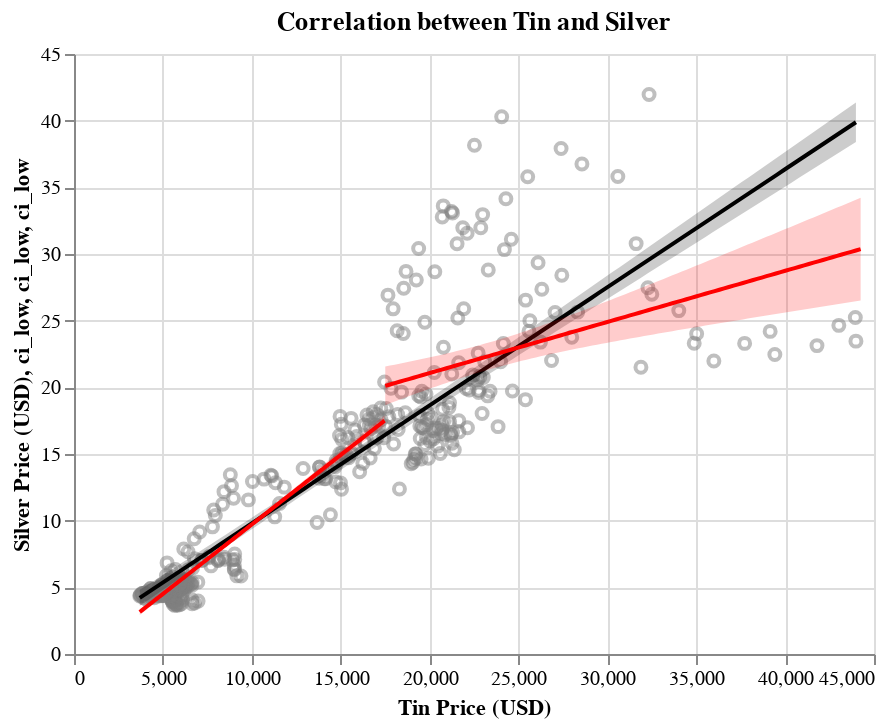

Notebook cell for this chart:
### Markdown cell above
**Gold**

Silver has an interesting price relationship to gold. There are two lines plotted: a standard linear regression (black) and a split regression with bifurcated data when gold exceeds $1300. The split relationship brings out an interesting point in this relationship. There is a very narrow confidence interval up to a gold price of $1300. However, once the threshold is surpassed, the confidence interval widens significantly, and the slope levels off somewhat. This phenomenon is worth further investigation before modeling an accurate prediction from this relationship.

### Code cell
tin_comp_chart

### Figure 1 — Vega-Lite specification as saved in the notebook (floating-point values rounded to 4 significant figures; data arrays with more than 128 entries replaced by an {"elided": "..."} marker saying what was removed)
{"config": {"view": {"continuousWidth": 400, "continuousHeight": 300}}, "layer": [{"data": {"name": "data-5d1709821319b92b673c1c47bb774670"}, "mark": {"type": "point", "color": "grey", "opacity": 0.5}, "encoding": {"x": {"field": "Tin", "scale": {"zero": false}, "title": "Tin Price (USD)", "type": "quantitative"}, "y": {"field": "Silver", "scale": {"zero": false}, "title": "Silver Price (USD)", "type": "quantitative"}}, "title": "Correlation between Tin and Silver"}, {"layer": [{"mark": {"type": "errorband", "color": "black", "opacity": 0.2}, "encoding": {"x": {"field": "Tin", "type": "quantitative"}, "y": {"field": "ci_low", "type": "quantitative"}, "y2": {"field": "ci_high"}}}, {"mark": {"type": "line", "color": "black"}, "encoding": {"x": {"field": "Tin", "type": "quantitative"}, "y": {"field": "Silver", "type": "quantitative"}}}], "data": {"name": "data-d495618421ce0bf7b2c4b576a4f31580"}}, {"layer": [{"mark": {"type": "errorband", "color": "red", "opacity": 0.2}, "encoding": {"x": {"field": "Tin", "type": "quantitative"}, "y": {"field": "ci_low", "type": "quantitative"}, "y2": {"field": "ci_high"}}}, {"mark": {"type": "line", "color": "red"}, "encoding": {"x": {"field": "Tin", "type": "quantitative"}, "y": {"field": "Silver", "type": "quantitative"}}}], "data": {"name": "data-cc9a2c389249e10809fec6ae40ced095"}}, {"layer": [{"mark": {"type": "errorband", "color": "red", "opacity": 0.2}, "encoding": {"x": {"field": "Tin", "type": "quantitative"}, "y": {"field": "ci_low", "type": "quantitative"}, "y2": {"field": "ci_high"}}}, {"mark": {"type": "line", "color": "red"}, "encoding": {"x": {"field": "Tin", "type": "quantitative"}, "y": {"field": "Silver", "type": "quantitative"}}}], "data": {"name": "data-9c1c310ea7539ecc3479f4dda8dff435"}}], "$schema": "https://vega.github.io/schema/vega-lite/v4.17.0.json", "datasets": {"data-5d1709821319b92b673c1c47bb774670": {"elided": "401 records"}, "data-d495618421ce0bf7b2c4b576a4f31580": [{"Tin": 3698.0, "Silver": 4.211, "ci_low": 3.61, "ci_high": 4.811}, {"Tin": 4101.0, "Silver": 4.568, "ci_low": 3.981, "ci_high": 5.154}, {"Tin": 4504.0, "Silver": 4.924, "ci_low": 4.351, "ci_high": 5.497}, {"Tin": 4907.0, "Silver": 5.281, "ci_low": 4.721, "ci_high": 5.841}, {"Tin": 5310.0, "Silver": 5.638, "ci_low": 5.09, "ci_high": 6.185}, {"Tin": 5713.0, "Silver": 5.994, "ci_low": 5.46, "ci_high": 6.529}, {"Tin": 6115.0, "Silver": 6.351, "ci_low": 5.828, "ci_high": 6.874}, {"Tin": 6518.0, "Silver": 6.708, "ci_low": 6.197, "ci_high": 7.219}, {"Tin": 6921.0, "Silver": 7.065, "ci_low": 6.565, "ci_high": 7.564}, {"Tin": 7324.0, "Silver": 7.421, "ci_low": 6.932, "ci_high": 7.91}, {"Tin": 7727.0, "Silver": 7.778, "ci_low": 7.299, "ci_high": 8.257}, {"Tin": 8130.0, "Silver": 8.135, "ci_low": 7.666, "ci_high": 8.603}, {"Tin": 8533.0, "Silver": 8.491, "ci_low": 8.032, "ci_high": 8.951}, {"Tin": 8935.0, "Silver": 8.848, "ci_low": 8.397, "ci_high": 9.299}, {"Tin": 9338.0, "Silver": 9.205, "ci_low": 8.762, "ci_high": 9.648}, {"Tin": 9741.0, "Silver": 9.562, "ci_low": 9.126, "ci_high": 9.997}, {"Tin": 10140.0, "Silver": 9.918, "ci_low": 9.49, "ci_high": 10.35}, {"Tin": 10550.0, "Silver": 10.28, "ci_low": 9.852, "ci_high": 10.7}, {"Tin": 10950.0, "Silver": 10.63, "ci_low": 10.21, "ci_high": 11.05}, {"Tin": 11350.0, "Silver": 10.99, "ci_low": 10.58, "ci_high": 11.4}, {"Tin": 11760.0, "Silver": 11.35, "ci_low": 10.94, "ci_high": 11.75}, {"Tin": 12160.0, "Silver": 11.7, "ci_low": 11.3, "ci_high": 12.11}, {"Tin": 12560.0, "Silver": 12.06, "ci_low": 11.65, "ci_high": 12.46}, {"Tin": 12960.0, "Silver": 12.42, "ci_low": 12.01, "ci_high": 12.82}, {"Tin": 13370.0, "Silver": 12.77, "ci_low": 12.37, "ci_high": 13.18}, {"Tin": 13770.0, "Silver": 13.13, "ci_low": 12.72, "ci_high": 13.53}, {"Tin": 14170.0, "Silver": 13.49, "ci_low": 13.08, "ci_high": 13.89}, {"Tin": 14580.0, "Silver": 13.84, "ci_low": 13.43, "ci_high": 14.25}, {"Tin": 14980.0, "Silver": 14.2, "ci_low": 13.79, "ci_high": 14.61}, {"Tin": 15380.0, "Silver": 14.56, "ci_low": 14.14, "ci_high": 14.97}, {"Tin": 15780.0, "Silver": 14.91, "ci_low": 14.49, "ci_high": 15.33}, {"Tin": 16190.0, "Silver": 15.27, "ci_low": 14.84, "ci_high": 15.69}, {"Tin": 16590.0, "Silver": 15.63, "ci_low": 15.19, "ci_high": 16.06}, {"Tin": 16990.0, "Silver": 15.98, "ci_low": 15.54, "ci_high": 16.42}, {"Tin": 17400.0, "Silver": 16.34, "ci_low": 15.89, "ci_high": 16.79}, {"Tin": 17800.0, "Silver": 16.7, "ci_low": 16.24, "ci_high": 17.15}, {"Tin": 18200.0, "Silver": 17.05, "ci_low": 16.59, "ci_high": 17.52}, {"Tin": 18600.0, "Silver": 17.41, "ci_low": 16.94, "ci_high": 17.88}, {"Tin": 19010.0, "Silver": 17.77, "ci_low": 17.28, "ci_high": 18.25}, {"Tin": 19410.0, "Silver": 18.12, "ci_low": 17.63, "ci_high": 18.62}, {"Tin": 19810.0, "Silver": 18.48, "ci_low": 17.98, "ci_high": 18.98}, {"Tin": 20220.0, "Silver": 18.84, "ci_low": 18.32, "ci_high": 19.35}, {"Tin": 20620.0, "Silver": 19.19, "ci_low": 18.67, "ci_high": 19.72}, {"Tin": 21020.0, "Silver": 19.55, "ci_low": 19.01, "ci_high": 20.09}, {"Tin": 21420.0, "Silver": 19.91, "ci_low": 19.35, "ci_high": 20.46}, {"Tin": 21830.0, "Silver": 20.26, "ci_low": 19.7, "ci_high": 20.83}, {"Tin": 22230.0, "Silver": 20.62, "ci_low": 20.04, "ci_high": 21.2}, {"Tin": 22630.0, "Silver": 20.98, "ci_low": 20.38, "ci_high": 21.57}, {"Tin": 23040.0, "Silver": 21.33, "ci_low": 20.73, "ci_high": 21.94}, {"Tin": 23440.0, "Silver": 21.69, "ci_low": 21.07, "ci_high": 22.31}, {"Tin": 23840.0, "Silver": 22.05, "ci_low": 21.41, "ci_high": 22.68}, {"Tin": 24240.0, "Silver": 22.4, "ci_low": 21.75, "ci_high": 23.05}, {"Tin": 24650.0, "Silver": 22.76, "ci_low": 22.1, "ci_high": 23.42}, {"Tin": 25050.0, "Silver": 23.12, "ci_low": 22.44, "ci_high": 23.8}, {"Tin": 25450.0, "Silver": 23.47, "ci_low": 22.78, "ci_high": 24.17}, {"Tin": 25860.0, "Silver": 23.83, "ci_low": 23.12, "ci_high": 24.54}, {"Tin": 26260.0, "Silver": 24.19, "ci_low": 23.46, "ci_high": 24.91}, {"Tin": 26660.0, "Silver": 24.54, "ci_low": 23.8, "ci_high": 25.28}, {"Tin": 27060.0, "Silver": 24.9, "ci_low": 24.14, "ci_high": 25.66}, {"Tin": 27470.0, "Silver": 25.26, "ci_low": 24.48, "ci_high": 26.03}, {"Tin": 27870.0, "Silver": 25.61, "ci_low": 24.83, "ci_high": 26.4}, {"Tin": 28270.0, "Silver": 25.97, "ci_low": 25.17, "ci_high": 26.78}, {"Tin": 28680.0, "Silver": 26.33, "ci_low": 25.51, "ci_high": 27.15}, {"Tin": 29080.0, "Silver": 26.68, "ci_low": 25.85, "ci_high": 27.52}, {"Tin": 29480.0, "Silver": 27.04, "ci_low": 26.19, "ci_high": 27.89}, {"Tin": 29880.0, "Silver": 27.4, "ci_low": 26.53, "ci_high": 28.27}, {"Tin": 30290.0, "Silver": 27.75, "ci_low": 26.87, "ci_high": 28.64}, {"Tin": 30690.0, "Silver": 28.11, "ci_low": 27.21, "ci_high": 29.01}, {"Tin": 31090.0, "Silver": 28.47, "ci_low": 27.55, "ci_high": 29.39}, {"Tin": 31500.0, "Silver": 28.82, "ci_low": 27.89, "ci_high": 29.76}, {"Tin": 31900.0, "Silver": 29.18, "ci_low": 28.23, "ci_high": 30.14}, {"Tin": 32300.0, "Silver": 29.54, "ci_low": 28.57, "ci_high": 30.51}, {"Tin": 32700.0, "Silver": 29.89, "ci_low": 28.91, "ci_high": 30.88}, {"Tin": 33110.0, "Silver": 30.25, "ci_low": 29.25, "ci_high": 31.26}, {"Tin": 33510.0, "Silver": 30.61, "ci_low": 29.59, "ci_high": 31.63}, {"Tin": 33910.0, "Silver": 30.96, "ci_low": 29.93, "ci_high": 32.0}, {"Tin": 34310.0, "Silver": 31.32, "ci_low": 30.26, "ci_high": 32.38}, {"Tin": 34720.0, "Silver": 31.68, "ci_low": 30.6, "ci_high": 32.75}, {"Tin": 35120.0, "Silver": 32.04, "ci_low": 30.94, "ci_high": 33.13}, {"Tin": 35520.0, "Silver": 32.39, "ci_low": 31.28, "ci_high": 33.5}, {"Tin": 35930.0, "Silver": 32.75, "ci_low": 31.62, "ci_high": 33.87}, {"Tin": 36330.0, "Silver": 33.11, "ci_low": 31.96, "ci_high": 34.25}, {"Tin": 36730.0, "Silver": 33.46, "ci_low": 32.3, "ci_high": 34.62}, {"Tin": 37130.0, "Silver": 33.82, "ci_low": 32.64, "ci_high": 35.0}, {"Tin": 37540.0, "Silver": 34.18, "ci_low": 32.98, "ci_high": 35.37}, {"Tin": 37940.0, "Silver": 34.53, "ci_low": 33.32, "ci_high": 35.75}, {"Tin": 38340.0, "Silver": 34.89, "ci_low": 33.66, "ci_high": 36.12}, {"Tin": 38750.0, "Silver": 35.25, "ci_low": 34.0, "ci_high": 36.5}, {"Tin": 39150.0, "Silver": 35.6, "ci_low": 34.33, "ci_high": 36.87}, {"Tin": 39550.0, "Silver": 35.96, "ci_low": 34.67, "ci_high": 37.24}, {"Tin": 39950.0, "Silver": 36.32, "ci_low": 35.01, "ci_high": 37.62}, {"Tin": 40360.0, "Silver": 36.67, "ci_low": 35.35, "ci_high": 37.99}, {"Tin": 40760.0, "Silver": 37.03, "ci_low": 35.69, "ci_high": 38.37}, {"Tin": 41160.0, "Silver": 37.39, "ci_low": 36.03, "ci_high": 38.74}, {"Tin": 41570.0, "Silver": 37.74, "ci_low": 36.37, "ci_high": 39.12}, {"Tin": 41970.0, "Silver": 38.1, "ci_low": 36.71, "ci_high": 39.49}, {"Tin": 42370.0, "Silver": 38.46, "ci_low": 37.05, "ci_high": 39.87}, {"Tin": 42770.0, "Silver": 38.81, "ci_low": 37.38, "ci_high": 40.24}, {"Tin": 43180.0, "Silver": 39.17, "ci_low": 37.72, "ci_high": 40.62}, {"Tin": 43580.0, "Silver": 39.53, "ci_low": 38.06, "ci_high": 40.99}, {"Tin": 43980.0, "Silver": 39.88, "ci_low": 38.4, "ci_high": 41.36}], "data-cc9a2c389249e10809fec6ae40ced095": [{"Tin": 17510.0, "Silver": 20.11, "ci_low": 18.66, "ci_high": 21.56}, {"Tin": 17770.0, "Silver": 20.21, "ci_low": 18.8, "ci_high": 21.63}, {"Tin": 18040.0, "Silver": 20.32, "ci_low": 18.93, "ci_high": 21.7}, {"Tin": 18300.0, "Silver": 20.42, "ci_low": 19.06, "ci_high": 21.77}, {"Tin": 18570.0, "Silver": 20.52, "ci_low": 19.2, "ci_high": 21.84}, {"Tin": 18830.0, "Silver": 20.62, "ci_low": 19.33, "ci_high": 21.91}, {"Tin": 19100.0, "Silver": 20.72, "ci_low": 19.46, "ci_high": 21.99}, {"Tin": 19360.0, "Silver": 20.82, "ci_low": 19.59, "ci_high": 22.06}, {"Tin": 19630.0, "Silver": 20.93, "ci_low": 19.72, "ci_high": 22.14}, {"Tin": 19890.0, "Silver": 21.03, "ci_low": 19.84, "ci_high": 22.21}, {"Tin": 20160.0, "Silver": 21.13, "ci_low": 19.97, "ci_high": 22.29}, {"Tin": 20420.0, "Silver": 21.23, "ci_low": 20.09, "ci_high": 22.37}, {"Tin": 20690.0, "Silver": 21.33, "ci_low": 20.21, "ci_high": 22.45}, {"Tin": 20950.0, "Silver": 21.43, "ci_low": 20.33, "ci_high": 22.53}, {"Tin": 21220.0, "Silver": 21.53, "ci_low": 20.45, "ci_high": 22.62}, {"Tin": 21480.0, "Silver": 21.64, "ci_low": 20.57, "ci_high": 22.7}, {"Tin": 21750.0, "Silver": 21.74, "ci_low": 20.68, "ci_high": 22.79}, {"Tin": 22010.0, "Silver": 21.84, "ci_low": 20.8, "ci_high": 22.88}, {"Tin": 22270.0, "Silver": 21.94, "ci_low": 20.91, "ci_high": 22.97}, {"Tin": 22540.0, "Silver": 22.04, "ci_low": 21.02, "ci_high": 23.07}, {"Tin": 22800.0, "Silver": 22.14, "ci_low": 21.12, "ci_high": 23.16}, {"Tin": 23070.0, "Silver": 22.24, "ci_low": 21.23, "ci_high": 23.26}, {"Tin": 23330.0, "Silver": 22.35, "ci_low": 21.33, "ci_high": 23.36}, {"Tin": 23600.0, "Silver": 22.45, "ci_low": 21.43, "ci_high": 23.46}, {"Tin": 23860.0, "Silver": 22.55, "ci_low": 21.53, "ci_high": 23.57}, {"Tin": 24130.0, "Silver": 22.65, "ci_low": 21.63, "ci_high": 23.67}, {"Tin": 24390.0, "Silver": 22.75, "ci_low": 21.72, "ci_high": 23.78}, {"Tin": 24660.0, "Silver": 22.85, "ci_low": 21.81, "ci_high": 23.89}, {"Tin": 24920.0, "Silver": 22.96, "ci_low": 21.9, "ci_high": 24.01}, {"Tin": 25190.0, "Silver": 23.06, "ci_low": 21.99, "ci_high": 24.12}, {"Tin": 25450.0, "Silver": 23.16, "ci_low": 22.08, "ci_high": 24.24}, {"Tin": 25720.0, "Silver": 23.26, "ci_low": 22.16, "ci_high": 24.36}, {"Tin": 25980.0, "Silver": 23.36, "ci_low": 22.24, "ci_high": 24.48}, {"Tin": 26250.0, "Silver": 23.46, "ci_low": 22.33, "ci_high": 24.6}, {"Tin": 26510.0, "Silver": 23.56, "ci_low": 22.4, "ci_high": 24.72}, {"Tin": 26780.0, "Silver": 23.67, "ci_low": 22.48, "ci_high": 24.85}, {"Tin": 27040.0, "Silver": 23.77, "ci_low": 22.56, "ci_high": 24.98}, {"Tin": 27300.0, "Silver": 23.87, "ci_low": 22.63, "ci_high": 25.1}, {"Tin": 27570.0, "Silver": 23.97, "ci_low": 22.71, "ci_high": 25.23}, {"Tin": 27830.0, "Silver": 24.07, "ci_low": 22.78, "ci_high": 25.36}, {"Tin": 28100.0, "Silver": 24.17, "ci_low": 22.85, "ci_high": 25.49}, {"Tin": 28360.0, "Silver": 24.27, "ci_low": 22.92, "ci_high": 25.62}, {"Tin": 28630.0, "Silver": 24.38, "ci_low": 22.99, "ci_high": 25.76}, {"Tin": 28890.0, "Silver": 24.48, "ci_low": 23.06, "ci_high": 25.89}, {"Tin": 29160.0, "Silver": 24.58, "ci_low": 23.13, "ci_high": 26.03}, {"Tin": 29420.0, "Silver": 24.68, "ci_low": 23.2, "ci_high": 26.16}, {"Tin": 29690.0, "Silver": 24.78, "ci_low": 23.27, "ci_high": 26.3}, {"Tin": 29950.0, "Silver": 24.88, "ci_low": 23.33, "ci_high": 26.43}, {"Tin": 30220.0, "Silver": 24.99, "ci_low": 23.4, "ci_high": 26.57}, {"Tin": 30480.0, "Silver": 25.09, "ci_low": 23.46, "ci_high": 26.71}, {"Tin": 30750.0, "Silver": 25.19, "ci_low": 23.53, "ci_high": 26.85}, {"Tin": 31010.0, "Silver": 25.29, "ci_low": 23.59, "ci_high": 26.99}, {"Tin": 31280.0, "Silver": 25.39, "ci_low": 23.66, "ci_high": 27.13}, {"Tin": 31540.0, "Silver": 25.49, "ci_low": 23.72, "ci_high": 27.27}, {"Tin": 31810.0, "Silver": 25.59, "ci_low": 23.78, "ci_high": 27.41}, {"Tin": 32070.0, "Silver": 25.7, "ci_low": 23.84, "ci_high": 27.55}, {"Tin": 32330.0, "Silver": 25.8, "ci_low": 23.91, "ci_high": 27.69}, {"Tin": 32600.0, "Silver": 25.9, "ci_low": 23.97, "ci_high": 27.83}, {"Tin": 32860.0, "Silver": 26.0, "ci_low": 24.03, "ci_high": 27.97}, {"Tin": 33130.0, "Silver": 26.1, "ci_low": 24.09, "ci_high": 28.11}, {"Tin": 33390.0, "Silver": 26.2, "ci_low": 24.15, "ci_high": 28.26}, {"Tin": 33660.0, "Silver": 26.3, "ci_low": 24.21, "ci_high": 28.4}, {"Tin": 33920.0, "Silver": 26.41, "ci_low": 24.27, "ci_high": 28.54}, {"Tin": 34190.0, "Silver": 26.51, "ci_low": 24.33, "ci_high": 28.68}, {"Tin": 34450.0, "Silver": 26.61, "ci_low": 24.39, "ci_high": 28.83}, {"Tin": 34720.0, "Silver": 26.71, "ci_low": 24.45, "ci_high": 28.97}, {"Tin": 34980.0, "Silver": 26.81, "ci_low": 24.51, "ci_high": 29.11}, {"Tin": 35250.0, "Silver": 26.91, "ci_low": 24.57, "ci_high": 29.26}, {"Tin": 35510.0, "Silver": 27.02, "ci_low": 24.63, "ci_high": 29.4}, {"Tin": 35780.0, "Silver": 27.12, "ci_low": 24.69, "ci_high": 29.55}, {"Tin": 36040.0, "Silver": 27.22, "ci_low": 24.75, "ci_high": 29.69}, {"Tin": 36310.0, "Silver": 27.32, "ci_low": 24.81, "ci_high": 29.83}, {"Tin": 36570.0, "Silver": 27.42, "ci_low": 24.86, "ci_high": 29.98}, {"Tin": 36840.0, "Silver": 27.52, "ci_low": 24.92, "ci_high": 30.12}, {"Tin": 37100.0, "Silver": 27.62, "ci_low": 24.98, "ci_high": 30.27}, {"Tin": 37360.0, "Silver": 27.73, "ci_low": 25.04, "ci_high": 30.41}, {"Tin": 37630.0, "Silver": 27.83, "ci_low": 25.1, "ci_high": 30.56}, {"Tin": 37890.0, "Silver": 27.93, "ci_low": 25.15, "ci_high": 30.7}, {"Tin": 38160.0, "Silver": 28.03, "ci_low": 25.21, "ci_high": 30.85}, {"Tin": 38420.0, "Silver": 28.13, "ci_low": 25.27, "ci_high": 30.99}, {"Tin": 38690.0, "Silver": 28.23, "ci_low": 25.33, "ci_high": 31.14}, {"Tin": 38950.0, "Silver": 28.33, "ci_low": 25.38, "ci_high": 31.29}, {"Tin": 39220.0, "Silver": 28.44, "ci_low": 25.44, "ci_high": 31.43}, {"Tin": 39480.0, "Silver": 28.54, "ci_low": 25.5, "ci_high": 31.58}, {"Tin": 39750.0, "Silver": 28.64, "ci_low": 25.56, "ci_high": 31.72}, {"Tin": 40010.0, "Silver": 28.74, "ci_low": 25.61, "ci_high": 31.87}, {"Tin": 40280.0, "Silver": 28.84, "ci_low": 25.67, "ci_high": 32.01}, {"Tin": 40540.0, "Silver": 28.94, "ci_low": 25.73, "ci_high": 32.16}, {"Tin": 40810.0, "Silver": 29.05, "ci_low": 25.78, "ci_high": 32.31}, {"Tin": 41070.0, "Silver": 29.15, "ci_low": 25.84, "ci_high": 32.45}, {"Tin": 41340.0, "Silver": 29.25, "ci_low": 25.9, "ci_high": 32.6}, {"Tin": 41600.0, "Silver": 29.35, "ci_low": 25.95, "ci_high": 32.75}, {"Tin": 41870.0, "Silver": 29.45, "ci_low": 26.01, "ci_high": 32.89}, {"Tin": 42130.0, "Silver": 29.55, "ci_low": 26.07, "ci_high": 33.04}, {"Tin": 42390.0, "Silver": 29.65, "ci_low": 26.12, "ci_high": 33.19}, {"Tin": 42660.0, "Silver": 29.76, "ci_low": 26.18, "ci_high": 33.33}, {"Tin": 42920.0, "Silver": 29.86, "ci_low": 26.24, "ci_high": 33.48}, {"Tin": 43190.0, "Silver": 29.96, "ci_low": 26.29, "ci_high": 33.62}, {"Tin": 43450.0, "Silver": 30.06, "ci_low": 26.35, "ci_high": 33.77}, {"Tin": 43720.0, "Silver": 30.16, "ci_low": 26.41, "ci_high": 33.92}, {"Tin": 43980.0, "Silver": 30.26, "ci_low": 26.46, "ci_high": 34.07}, {"Tin": 44250.0, "Silver": 30.36, "ci_low": 26.52, "ci_high": 34.21}], "data-9c1c310ea7539ecc3479f4dda8dff435": [{"Tin": 3698.0, "Silver": 3.148, "ci_low": 2.921, "ci_high": 3.375}, {"Tin": 3836.0, "Silver": 3.292, "ci_low": 3.068, "ci_high": 3.515}, {"Tin": 3974.0, "Silver": 3.435, "ci_low": 3.216, "ci_high": 3.654}, {"Tin": 4112.0, "Silver": 3.579, "ci_low": 3.363, "ci_high": 3.794}, {"Tin": 4249.0, "Silver": 3.722, "ci_low": 3.51, "ci_high": 3.934}, {"Tin": 4387.0, "Silver": 3.866, "ci_low": 3.657, "ci_high": 4.074}, {"Tin": 4525.0, "Silver": 4.009, "ci_low": 3.804, "ci_high": 4.214}, {"Tin": 4662.0, "Silver": 4.153, "ci_low": 3.951, "ci_high": 4.354}, {"Tin": 4800.0, "Silver": 4.296, "ci_low": 4.098, "ci_high": 4.495}, {"Tin": 4938.0, "Silver": 4.44, "ci_low": 4.244, "ci_high": 4.635}, {"Tin": 5076.0, "Silver": 4.583, "ci_low": 4.391, "ci_high": 4.775}, {"Tin": 5213.0, "Silver": 4.727, "ci_low": 4.538, "ci_high": 4.916}, {"Tin": 5351.0, "Silver": 4.87, "ci_low": 4.684, "ci_high": 5.056}, {"Tin": 5489.0, "Silver": 5.014, "ci_low": 4.83, "ci_high": 5.197}, {"Tin": 5626.0, "Silver": 5.157, "ci_low": 4.977, "ci_high": 5.338}, {"Tin": 5764.0, "Silver": 5.301, "ci_low": 5.123, "ci_high": 5.479}, {"Tin": 5902.0, "Silver": 5.444, "ci_low": 5.269, "ci_high": 5.62}, {"Tin": 6040.0, "Silver": 5.588, "ci_low": 5.414, "ci_high": 5.761}, {"Tin": 6177.0, "Silver": 5.731, "ci_low": 5.56, "ci_high": 5.902}, {"Tin": 6315.0, "Silver": 5.875, "ci_low": 5.706, "ci_high": 6.044}, {"Tin": 6453.0, "Silver": 6.018, "ci_low": 5.851, "ci_high": 6.185}, {"Tin": 6590.0, "Silver": 6.162, "ci_low": 5.997, "ci_high": 6.327}, {"Tin": 6728.0, "Silver": 6.305, "ci_low": 6.142, "ci_high": 6.469}, {"Tin": 6866.0, "Silver": 6.449, "ci_low": 6.287, "ci_high": 6.611}, {"Tin": 7004.0, "Silver": 6.592, "ci_low": 6.432, "ci_high": 6.753}, {"Tin": 7141.0, "Silver": 6.736, "ci_low": 6.576, "ci_high": 6.896}, {"Tin": 7279.0, "Silver": 6.879, "ci_low": 6.721, "ci_high": 7.038}, {"Tin": 7417.0, "Silver": 7.023, "ci_low": 6.865, "ci_high": 7.181}, {"Tin": 7554.0, "Silver": 7.166, "ci_low": 7.009, "ci_high": 7.324}, {"Tin": 7692.0, "Silver": 7.31, "ci_low": 7.153, "ci_high": 7.467}, {"Tin": 7830.0, "Silver": 7.454, "ci_low": 7.297, "ci_high": 7.61}, {"Tin": 7968.0, "Silver": 7.597, "ci_low": 7.441, "ci_high": 7.753}, {"Tin": 8105.0, "Silver": 7.741, "ci_low": 7.584, "ci_high": 7.897}, {"Tin": 8243.0, "Silver": 7.884, "ci_low": 7.727, "ci_high": 8.041}, {"Tin": 8381.0, "Silver": 8.028, "ci_low": 7.871, "ci_high": 8.185}, {"Tin": 8518.0, "Silver": 8.171, "ci_low": 8.014, "ci_high": 8.329}, {"Tin": 8656.0, "Silver": 8.315, "ci_low": 8.156, "ci_high": 8.473}, {"Tin": 8794.0, "Silver": 8.458, "ci_low": 8.299, "ci_high": 8.617}, {"Tin": 8932.0, "Silver": 8.602, "ci_low": 8.441, "ci_high": 8.762}, {"Tin": 9069.0, "Silver": 8.745, "ci_low": 8.584, "ci_high": 8.907}, {"Tin": 9207.0, "Silver": 8.889, "ci_low": 8.726, "ci_high": 9.052}, {"Tin": 9345.0, "Silver": 9.032, "ci_low": 8.868, "ci_high": 9.197}, {"Tin": 9482.0, "Silver": 9.176, "ci_low": 9.009, "ci_high": 9.342}, {"Tin": 9620.0, "Silver": 9.319, "ci_low": 9.151, "ci_high": 9.487}, {"Tin": 9758.0, "Silver": 9.463, "ci_low": 9.293, "ci_high": 9.633}, {"Tin": 9896.0, "Silver": 9.606, "ci_low": 9.434, "ci_high": 9.779}, {"Tin": 10030.0, "Silver": 9.75, "ci_low": 9.575, "ci_high": 9.924}, {"Tin": 10170.0, "Silver": 9.893, "ci_low": 9.716, "ci_high": 10.07}, {"Tin": 10310.0, "Silver": 10.04, "ci_low": 9.857, "ci_high": 10.22}, {"Tin": 10450.0, "Silver": 10.18, "ci_low": 9.998, "ci_high": 10.36}, {"Tin": 10580.0, "Silver": 10.32, "ci_low": 10.14, "ci_high": 10.51}, {"Tin": 10720.0, "Silver": 10.47, "ci_low": 10.28, "ci_high": 10.66}, {"Tin": 10860.0, "Silver": 10.61, "ci_low": 10.42, "ci_high": 10.8}, {"Tin": 11000.0, "Silver": 10.75, "ci_low": 10.56, "ci_high": 10.95}, {"Tin": 11140.0, "Silver": 10.9, "ci_low": 10.7, "ci_high": 11.1}, {"Tin": 11270.0, "Silver": 11.04, "ci_low": 10.84, "ci_high": 11.24}, {"Tin": 11410.0, "Silver": 11.18, "ci_low": 10.98, "ci_high": 11.39}, {"Tin": 11550.0, "Silver": 11.33, "ci_low": 11.12, "ci_high": 11.54}, {"Tin": 11690.0, "Silver": 11.47, "ci_low": 11.26, "ci_high": 11.68}, {"Tin": 11820.0, "Silver": 11.62, "ci_low": 11.4, "ci_high": 11.83}, {"Tin": 11960.0, "Silver": 11.76, "ci_low": 11.54, "ci_high": 11.98}, {"Tin": 12100.0, "Silver": 11.9, "ci_low": 11.68, "ci_high": 12.12}, {"Tin": 12240.0, "Silver": 12.05, "ci_low": 11.82, "ci_high": 12.27}, {"Tin": 12370.0, "Silver": 12.19, "ci_low": 11.96, "ci_high": 12.42}, {"Tin": 12510.0, "Silver": 12.33, "ci_low": 12.1, "ci_high": 12.57}, {"Tin": 12650.0, "Silver": 12.48, "ci_low": 12.24, "ci_high": 12.71}, {"Tin": 12790.0, "Silver": 12.62, "ci_low": 12.38, "ci_high": 12.86}, {"Tin": 12930.0, "Silver": 12.76, "ci_low": 12.52, "ci_high": 13.01}, {"Tin": 13060.0, "Silver": 12.91, "ci_low": 12.66, "ci_high": 13.16}, {"Tin": 13200.0, "Silver": 13.05, "ci_low": 12.8, "ci_high": 13.3}, {"Tin": 13340.0, "Silver": 13.19, "ci_low": 12.94, "ci_high": 13.45}, {"Tin": 13480.0, "Silver": 13.34, "ci_low": 13.08, "ci_high": 13.6}, {"Tin": 13610.0, "Silver": 13.48, "ci_low": 13.22, "ci_high": 13.75}, {"Tin": 13750.0, "Silver": 13.62, "ci_low": 13.35, "ci_high": 13.89}, {"Tin": 13890.0, "Silver": 13.77, "ci_low": 13.49, "ci_high": 14.04}, {"Tin": 14030.0, "Silver": 13.91, "ci_low": 13.63, "ci_high": 14.19}, {"Tin": 14160.0, "Silver": 14.06, "ci_low": 13.77, "ci_high": 14.34}, {"Tin": 14300.0, "Silver": 14.2, "ci_low": 13.91, "ci_high": 14.49}, {"Tin": 14440.0, "Silver": 14.34, "ci_low": 14.05, "ci_high": 14.63}, {"Tin": 14580.0, "Silver": 14.49, "ci_low": 14.19, "ci_high": 14.78}, {"Tin": 14720.0, "Silver": 14.63, "ci_low": 14.33, "ci_high": 14.93}, {"Tin": 14850.0, "Silver": 14.77, "ci_low": 14.47, "ci_high": 15.08}, {"Tin": 14990.0, "Silver": 14.92, "ci_low": 14.61, "ci_high": 15.23}, {"Tin": 15130.0, "Silver": 15.06, "ci_low": 14.75, "ci_high": 15.37}, {"Tin": 15270.0, "Silver": 15.2, "ci_low": 14.88, "ci_high": 15.52}, {"Tin": 15400.0, "Silver": 15.35, "ci_low": 15.02, "ci_high": 15.67}, {"Tin": 15540.0, "Silver": 15.49, "ci_low": 15.16, "ci_high": 15.82}, {"Tin": 15680.0, "Silver": 15.63, "ci_low": 15.3, "ci_high": 15.97}, {"Tin": 15820.0, "Silver": 15.78, "ci_low": 15.44, "ci_high": 16.11}, {"Tin": 15960.0, "Silver": 15.92, "ci_low": 15.58, "ci_high": 16.26}, {"Tin": 16090.0, "Silver": 16.06, "ci_low": 15.72, "ci_high": 16.41}, {"Tin": 16230.0, "Silver": 16.21, "ci_low": 15.86, "ci_high": 16.56}, {"Tin": 16370.0, "Silver": 16.35, "ci_low": 16.0, "ci_high": 16.71}, {"Tin": 16510.0, "Silver": 16.5, "ci_low": 16.13, "ci_high": 16.86}, {"Tin": 16640.0, "Silver": 16.64, "ci_low": 16.27, "ci_high": 17.0}, {"Tin": 16780.0, "Silver": 16.78, "ci_low": 16.41, "ci_high": 17.15}, {"Tin": 16920.0, "Silver": 16.93, "ci_low": 16.55, "ci_high": 17.3}, {"Tin": 17060.0, "Silver": 17.07, "ci_low": 16.69, "ci_high": 17.45}, {"Tin": 17190.0, "Silver": 17.21, "ci_low": 16.83, "ci_high": 17.6}, {"Tin": 17330.0, "Silver": 17.36, "ci_low": 16.97, "ci_high": 17.75}, {"Tin": 17470.0, "Silver": 17.5, "ci_low": 17.11, "ci_high": 17.89}]}}
